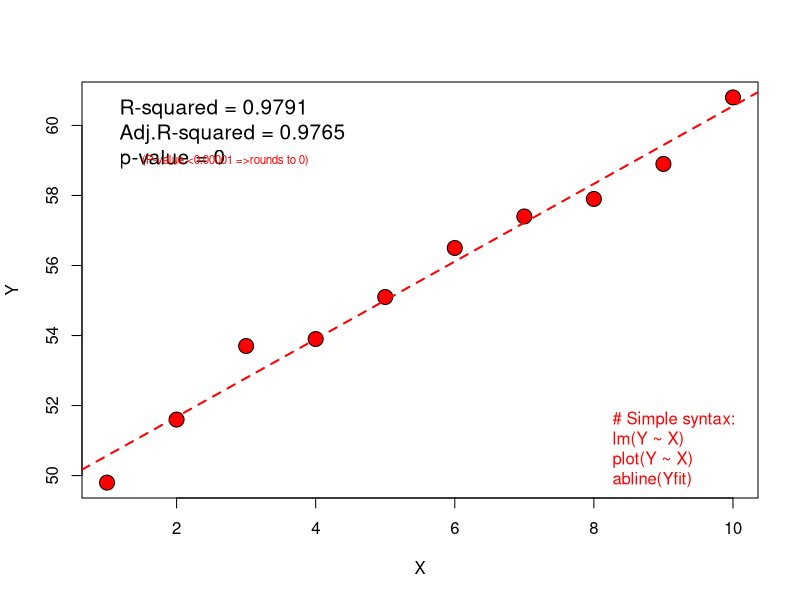

This chart was generated by the following R code:
### see lecture notes - used "list" rather than data.frame for predict

##### Data; Y = x+50 + noise; Y2 = ln(x) plus noise
X = c(1:10)
Y = c(49.8,51.6,53.7,53.9,55.1,56.5,57.4,57.9,58.9,60.8)

##### Linear models and predicted values
Yfit = lm(Y~X)
Y.predict = predict(Yfit, list(X=6.7))

op=par(mfrow=c(1,1))
plot(Y ~ X, pch=21, bg="red", cex=2, ylab="Y")
abline(Yfit, lwd=2, lty=2, col="red")
legend(x="topleft", c(paste("R-squared =", round(summary(Yfit)$r.squared, 4)),
         paste("Adj.R-squared =", round(summary(Yfit)$adj.r.squared, 4)),
         paste("p-value =", round(summary(Yfit)$coef[8], 4))),
         bty="n", cex=1.25)
legend(x="bottomright", 
       c("# Simple syntax:   ", "lm(Y ~ X)", "plot(Y ~ X)", "abline(Yfit)"),
       text.col="red", bty="n")
text(2.7, 59, "(P-value <0.00001 =>rounds to 0)", col="red", bty="n", cex=0.7)
dev.print(postscript, "Y.ps", horizontal=F, paper="letter")

